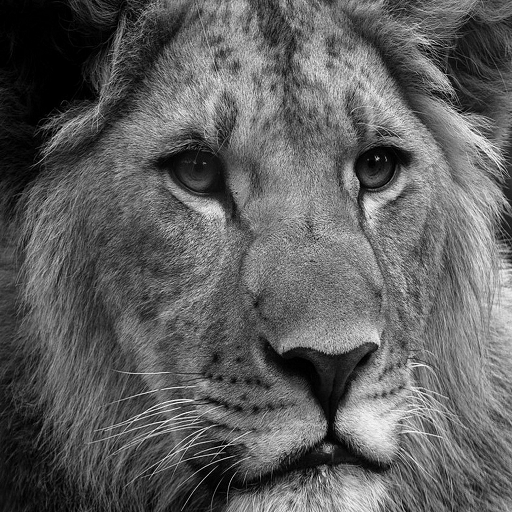
%> input picture EEE391 - Basics of Signals and Systems/project_2/Lion.bmp, 512 x 512 px
$ octave test2_1.m   (GNU Octave 9; MATLAB toolbox functions it lacks are replaced by stand-ins)
%> lines starting %> are read from the running program, lines starting %| are printed output that depends on the picture

%% 1) Implementing 1D M-point averaging filter

% chosen image: "houses.bmp"
A=imread("Lion.bmp");
%> A is the input picture: size 512x512x3 uint8; min 0, max 255, mean 95.1
J=mat2gray(A, [0 255]);
imageno = 1;

% Original image
figure;
imshow(J);
caption = sprintf('Original Image');
title(caption, 'FontSize', 14);
pause(0.5);


for M = [21, 31, 51]
    % iterate over columns and perform average filtering
    Y = zeros(512,512);
    for col = 1:size(J,2)
        y = zeros(512,1);
        % find window range
        mid = (M-1)./2;
        lower = -1 * mid;
        upper = mid;
        % iterate over M window
        for i = lower:upper
            if (((i  + col) >= 1) && ((i + col) <= 512))
                y(:,1) = y(:,1)+ J(:,(i+col));
            else
            % pass
            end
        end
        % assign the averaged column
        Y(:,col) = y./M;
    end
    % display the image
    figure(imageno);
    imshow(Y);
    m = M;
    caption = sprintf('1-D (Horizontal) M-point averaging filter applied, M= %d', m);
    title(caption, 'FontSize', 14);
    imageno = imageno + 1;
end
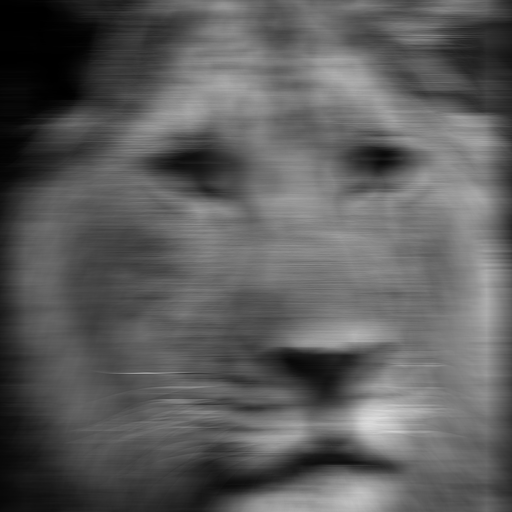
%> Y: size 512x512 double; min 0.000308, max 0.86, mean 0.366
%> after the loop, imageno = 4; y = 512 values, max 20 at index 271, min 4.03 at index 58, mean 11.84

%% 1) Introducing a random noise

for c = [0.4, 0.9]
    noise = rand(512,512);
    noise = noise - (0.5 .* ones(512,512));
    noise = noise .* c;
    new_J = J + noise;
    for M = [21, 31, 51]
        % iterate over columns and perform average filtering
        Y = zeros(512,512);
        for col = 1:size(J,2)
            y = zeros(512,1);
            % find window range
            mid = (M-1)./2;
            lower = -1 * mid;
            upper = mid;
            % iterate over M window
            for i = lower:upper
                if (((i  + col) >= 1) && ((i + col) <= 512))
                    y(:,1) = y(:,1)+ new_J(:,(i+col));
                else
                % pass
                end
            end
            % assign the averaged column
            Y(:,col) = y./M;
        end
        % display the image
        figure(imageno);
        imshow(Y);
        m = M;
        caption = sprintf('Added noise to image, M= %d, b= %d ', m, c);
        title(caption, 'FontSize', 14);
        imageno = imageno + 1;
    end
end
%> this loop made 2 passes
%> pass 1, `new_J = J + noise;`:
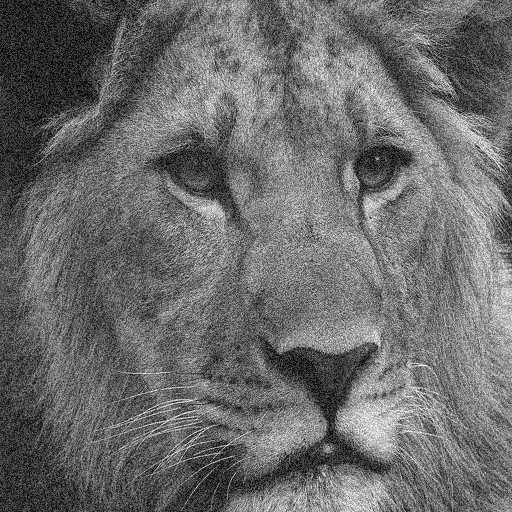
%> new_J: size 512x512x3 double; min -0.2, max 1.15, mean 0.373; drawn with min black and max white
%> after the loop:
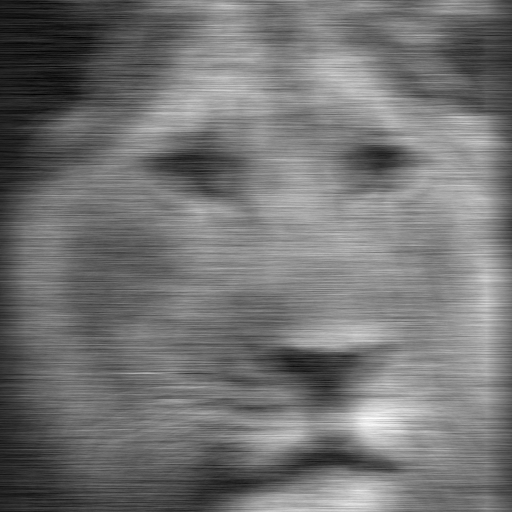
%> Y: size 512x512 double; min -0.113, max 0.94, mean 0.365; drawn with min black and max white
%> after the loop, imageno = 10; y = 512 values, max 21.9 at index 278, min 2.92 at index 62, mean 11.77


%% 1.1) Frequency Response plot of Moving Average FIR filter in Q1

for M = [21, 31, 51]
    L = M;
    w = -pi:(pi/100):pi; %to plot frequency response
    H = [ones(1,L)]/L;
    H_old = H;
    [H,W] = freqz(H,1,w);
    % add phase of (M-1)/2 to connect property of non-casual moving average
    H = H .* exp(((M-1)/2) .* 1j .* w);
    H_new = H;
    figure(imageno);
    plot(W,abs(H));
    caption = sprintf('Frequency Response, M= %d', M);
    title(caption, 'FontSize', 14);
    xlabel('Normalised Frequency (x pi rad/sample)');
    ylabel('Magnitude (dB)');
    imageno = imageno + 1;
end
%> this loop made 3 passes
%> pass 1, `ylabel('Magnitude (dB)');`:
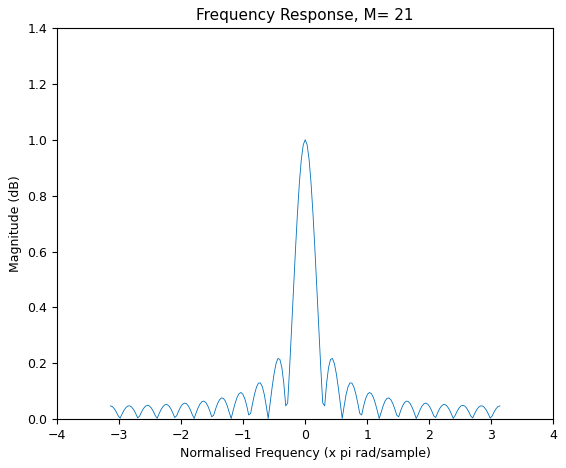
%> figure redrawn from the program's plot data; curve peaks at x = 4.44e-16, y = 1
%> after the loop, W = 201 values from -3.14 to 3.14


%% 2) Implementing First Differencer Filter


% iterate over columns and perform average filtering
Y = zeros(512,512);
for col = 1:size(J,2)
    y = zeros(512,1);
    % find window range
    lower = -1;
    upper = 0;
    % iterate over M window
    for i = lower:upper
        if (((i  + col) >= 1) && ((i + col) <= 512))
            if (i == 0)
                y(:,1) = y(:,1)+ J(:,(i+col));
            else
                y(:,1) = y(:,1) - J(:,(i+col));
            end
        else
        % pass
        end
    end
    % assign the averaged column
    Y(:,col) = y;
end
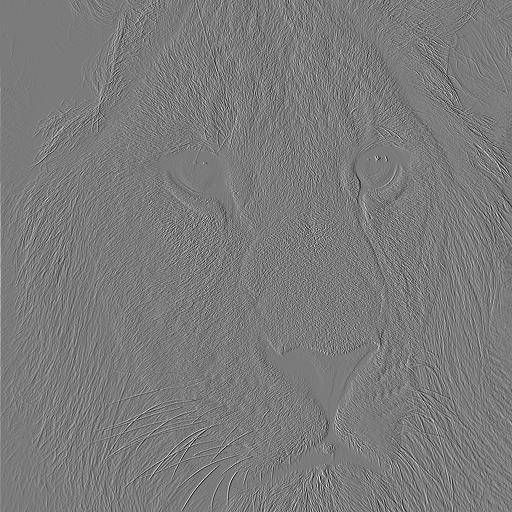
%> Y: size 512x512 double; min -0.686, max 0.733, mean 0.000826; drawn with min black and max white
%> after the loop, y = 512 values, max 0.298 at index 425, min -0.337 at index 207, mean -0.00546

% display the image
figure(imageno);
imshow(Y);
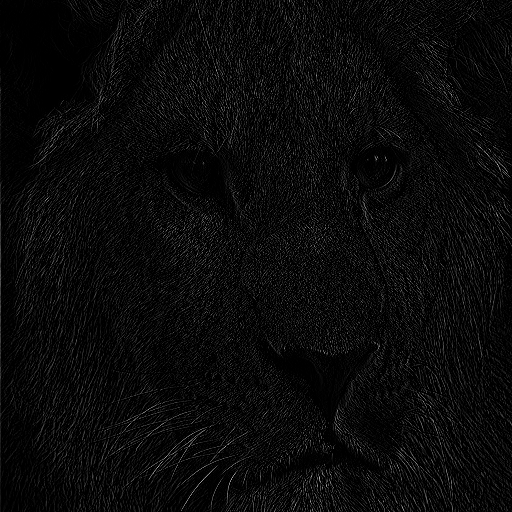
%> displayed picture: size 512x512, on the screen's scale of 0 to 255; min 0, max 187, mean 10.4
caption = sprintf('Applying First Differencer');
title(caption, 'FontSize', 14);
imageno = imageno + 1;
%> imageno = 14

%% 2.2) Frequency response plot of first difference filter

w = -pi:(pi/10):pi; %sampled w values for frequency response plot
b = [1 -1];
a = [1];
figure(imageno);
[H,W] = freqz(b,a,w); %  magnitude response  graph
plot(W,abs(H));
xlabel('Normalised Frequency (x pi rad/sample)');
ylabel('Magnitude (dB)');
caption = sprintf('Frequency response plot of first differencer');
title(caption, 'FontSize', 14);
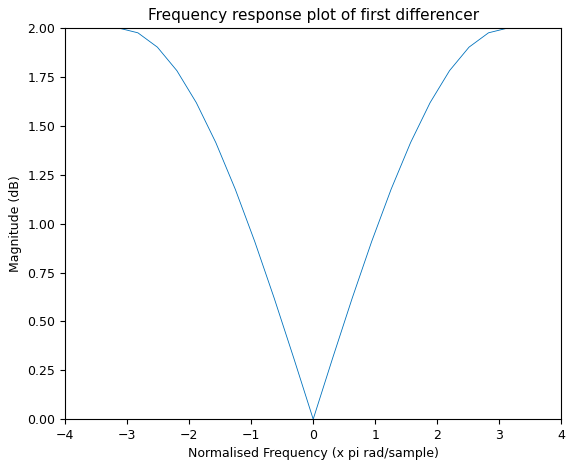
%> figure redrawn from the program's plot data; curve peaks at x = -3.14, y = 2
imageno = imageno + 1;
%> imageno = 15
